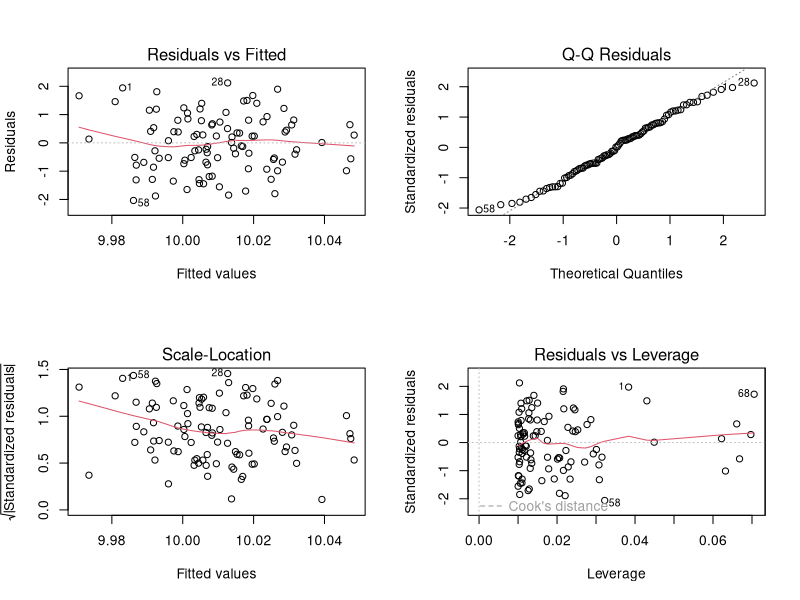
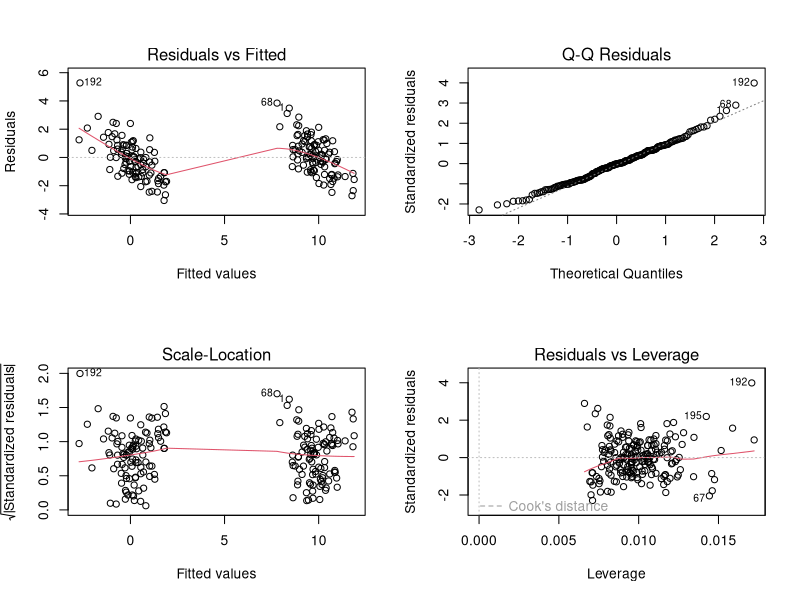

Write the R code that produced these figures, in order.
set.seed(12)
x<-rnorm(100,mean=10,sd=1)
y<-rnorm(100,mean=10,sd=1)
df<-data.frame(x=x,y=y)
df

t.test(x,y,mu=0)
t.test(x-y,mu=0)


fit <- lm(y ~ x, data = df)
summary(fit)
par(mfrow=c(2,2))
plot(fit)

x<-rnorm(100,mean=0,sd=1)
y<-rnorm(100,mean=0,sd=1)
dff<-data.frame(x=x,y=y)
df<-rbind(df,dff)
df
fit <- lm(y ~ x, data = df)
summary(fit)
plot(fit)
